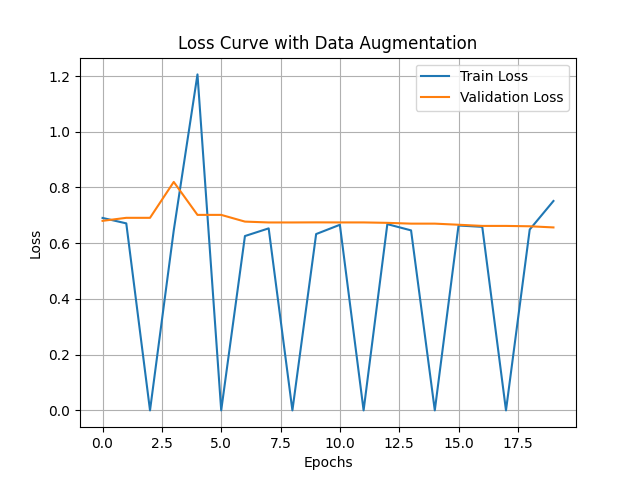

This chart was generated by the following Python code:
import os
import numpy as np
import matplotlib.pyplot as plt
from tensorflow.keras.preprocessing.image import load_img, img_to_array, ImageDataGenerator
from tensorflow.keras.models import Sequential
from tensorflow.keras.layers import Dense, Conv2D, Flatten, MaxPooling2D, Dropout, UpSampling2D, Reshape

# 1. Bilder laden und vorverarbeiten
def load_images(image_folder):
    images = []
    for file_name in os.listdir(image_folder):
        if file_name.endswith('.jpg'):  # Auf '.jpg' prüfen
            image = load_img(os.path.join(image_folder, file_name), target_size=(256, 256), color_mode='grayscale')
            image = img_to_array(image)
            images.append(image)
    images = np.array(images, dtype='float32') / 255.0  # Normalisierung
    return images

# Pfade zu den Ordnern
train_image_folder = 'C:\\Users\\dokov\\Documents\\Uni\\HiWi\\Keytool\\bilder256'  # Trainingsdaten
val_image_folder = 'C:\\Users\\dokov\\Documents\\Uni\\HiWi\\Keytool\\val'  # Validierungsdaten

# Trainings- und Validierungsbilder laden
x_train = load_images(train_image_folder)
x_val = load_images(val_image_folder)

# 2. Datenaugmentation einrichten
datagen = ImageDataGenerator(
    rotation_range=20,  # Dreht das Bild zufällig um bis zu 20 Grad
    width_shift_range=0.2,  # Verschiebt das Bild horizontal um bis zu 20% der Breite
    height_shift_range=0.2,  # Verschiebt das Bild vertikal um bis zu 20% der Höhe
    shear_range=0.2,  # Verzieht das Bild um bis zu 20%
    zoom_range=0.2,  # Zoomt zufällig bis zu 20% rein oder raus
    horizontal_flip=True,  # Spiegelt das Bild horizontal
    fill_mode='nearest'  # Auffüllen der durch die Transformationen entstandenen leeren Bereiche
)

# 3. Encoder-Decoder-Modell definieren
def create_autoencoder(input_shape=(256, 256, 1)):
    model = Sequential()
    
    # Encoder
    model.add(Conv2D(32, kernel_size=(3, 3), activation='relu', padding='same', input_shape=input_shape))
    model.add(MaxPooling2D(pool_size=(2, 2), padding='same'))
    model.add(Conv2D(64, kernel_size=(3, 3), activation='relu', padding='same'))
    model.add(MaxPooling2D(pool_size=(2, 2), padding='same'))
    model.add(Conv2D(128, kernel_size=(3, 3), activation='relu', padding='same'))
    model.add(MaxPooling2D(pool_size=(2, 2), padding='same'))
    
    # Decoder
    model.add(Conv2D(128, kernel_size=(3, 3), activation='relu', padding='same'))
    model.add(UpSampling2D((2, 2)))
    model.add(Conv2D(64, kernel_size=(3, 3), activation='relu', padding='same'))
    model.add(UpSampling2D((2, 2)))
    model.add(Conv2D(32, kernel_size=(3, 3), activation='relu', padding='same'))
    model.add(UpSampling2D((2, 2)))
    model.add(Conv2D(1, kernel_size=(3, 3), activation='sigmoid', padding='same'))
    
    model.compile(optimizer='adam', loss='binary_crossentropy')
    return model

# Autoencoder-Modell erstellen
autoencoder = create_autoencoder()

# 4. Modell trainieren mit augmentierten Daten und Loss-Kurve darstellen
history = autoencoder.fit(
    datagen.flow(x_train, x_train, batch_size=32),  # Verwendung von augmentierten Trainingsdaten
    steps_per_epoch=len(x_train) // 32,
    epochs=20,
    validation_data=(x_val, x_val),  # Validierungsdaten werden nicht augmentiert
    verbose=1
)

plt.plot(history.history['loss'], label='Train Loss')
plt.plot(history.history['val_loss'], label='Validation Loss')
plt.title('Loss Curve with Data Augmentation')
plt.xlabel('Epochs')
plt.ylabel('Loss')
plt.legend()
plt.grid(True)
plt.show()

# 5. Modellbewertung
test_loss = autoencoder.evaluate(x_val, x_val)  # Testen mit Validierungsdaten
print(f'Test Loss: {test_loss}')
